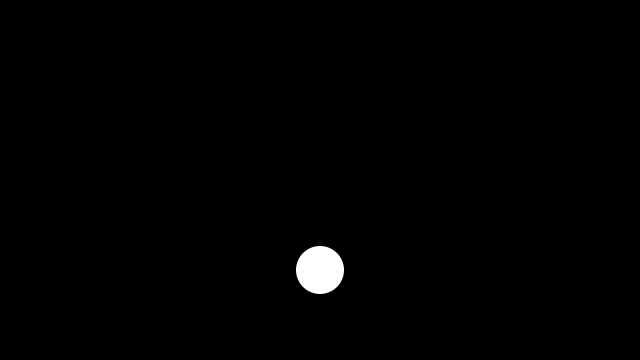
Frame 1 (no input)
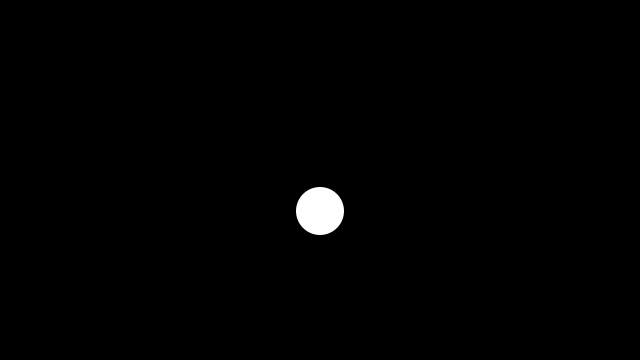
Frame 60 (the mouse pressed at the canvas centre just before this capture)
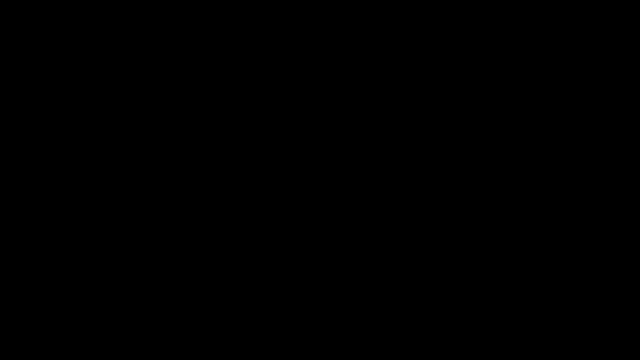
Frame 120 (the mouse held since frame 60 and released just before this capture)

The Processing sketch that drew these frames (run headless with seeded random() and noise(); from frame 60 on, the mouse is pressed at the canvas centre):

// Processing sketch: circle_y_only
// ── circle_y_only.pde
// Candle (circle fade out)
// The Coding Train / Daniel Shiffman
// Processing Intro Series

// 1: Declare and 2: initialize the variable!
float circleX, circleY, circleSize, circleColor;

void setup() {
  size(640, 360);
  circleSize = 48; // initial circle size
  circleX = width/2;
  circleY = 3*height/4;
  circleColor = 255;
  background(0);
}

void mousePressed() {
  //reset when mouse is pressed!
  circleSize = 0;
  circleX = width/2;
  circleY = 3*height/4;
  circleColor = 255;
}

void draw() {
  background(0);

  // Use the variables!
  noStroke();
  fill(255);
  circle(circleX, circleY, circleSize);

  /*1: Gradually move circle up while 2: circle increases in size and
   3: circleColor decreases to 0 (fade out)*/
  circleY = circleY - 1;
  circleColor = circleColor - 1;

  // Add a candle stick!
  rectMode(CENTER);
  fill(240);

  /*Adding a 4th parameter in rect rounds the corners.
   Check out the reference page for more detail!*/
  // rect(width/2, height, 15, height/2, 5);
}
